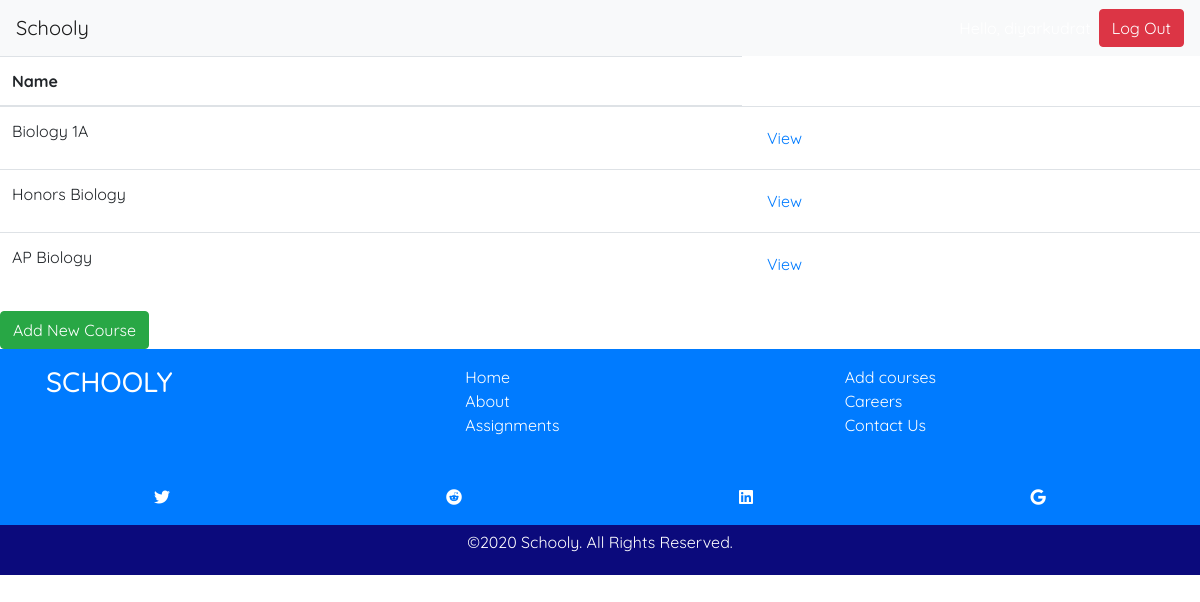
/grades/courses/ (signed in), run on an earlier commit of the app's database.
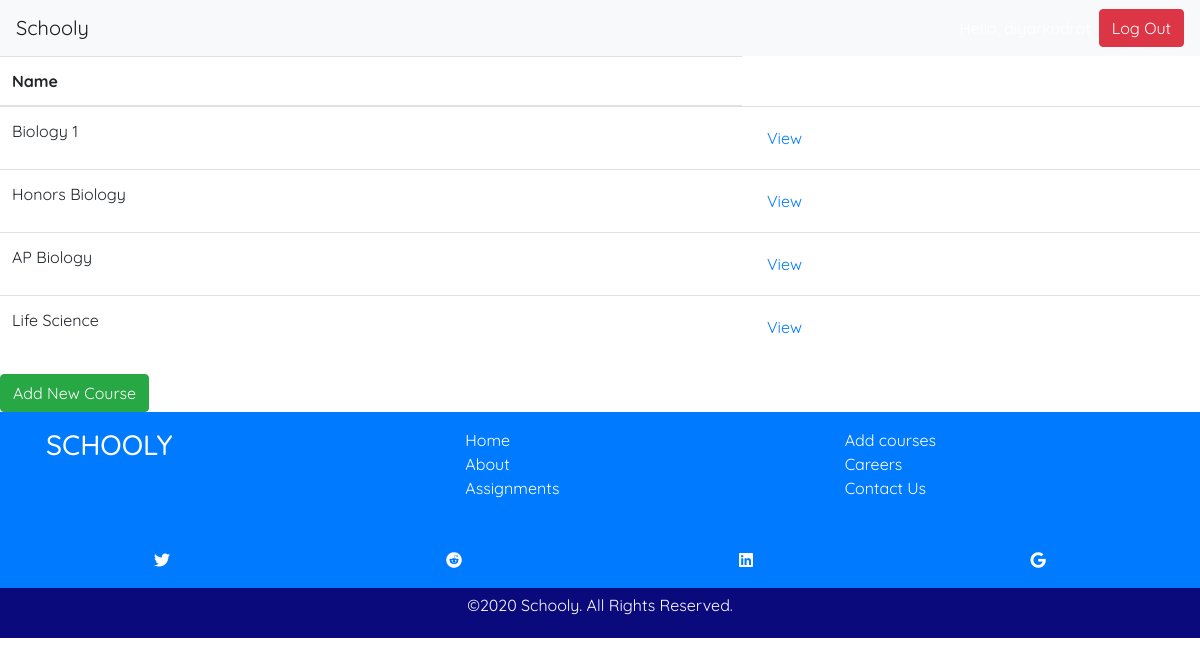
And on a later commit of the database.
### classes/models.py (models this page shows, shortened)
class Course(models.Model):
    course_name = models.CharField(max_length=150)
    slug = models.CharField(max_length=30, blank=True, editable=False,
                            help_text="Unique URL path to access this page. Generated by the system.")
    course_teacher = models.CharField(max_length=150, null=True)
    description = models.CharField(max_length=250)
    assigments = models.ManyToManyField(Assignment, blank=True, null=True, related_name="course_assignments")

### classes/views.py (the view)
# urls.py: path('grades/courses/', views.CourseListView.as_view(), name="course-list"),
@method_decorator([login_required], name='dispatch')
class CourseListView(ListView):
    model = Course
    def get(self, request):
        courses = self.get_queryset()
        return render(request, 'grades.html', {
          'courses': courses,
        })

### classes/templates/grades.html
{% extends 'base.html' %}
{% block content %}
  {% if courses %}
    <table class="table">
      <thead>
        <tr>
          <th scope="col">Name</th>
        </tr>
      </thead>
      <tbody>
        {% for course in courses %}
        <tr>
          <td href="#">{{ course.course_name }}</td>
          <td><a class="btn btn-link" href="{% url 'course-detail-page' course.id %}" role="button">View</a></td>
          {% endfor %}
        </tr>
      </tbody>
    </table>
    <a class="btn btn-success" href="{% url 'course-create-page' %}" role="button">Add New Course</a>
  {% endif %}
{% endblock %}

What changed in the data, as far as the page shows it:
changed Course: course_name "Biology 1A" → "Biology 1"
added Course: course_name "Life Science"
